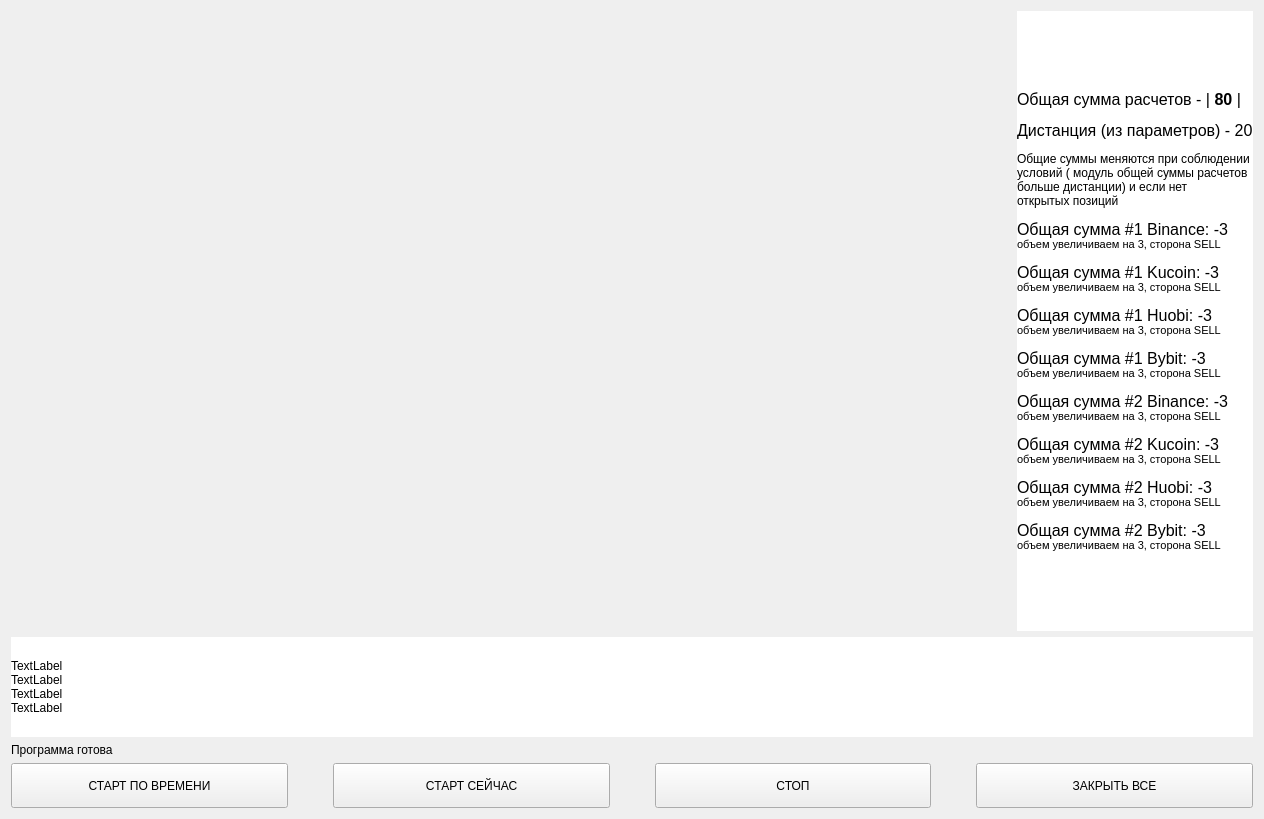
                     <widget class="QWidget" name="home">
                      <property name="styleSheet">
                       <string notr="true"/>
                      </property>
                      <layout class="QGridLayout" name="gridLayout">
                       <item row="3" column="0" colspan="2">
                        <layout class="QHBoxLayout" name="horizontalLayout_12">
                         <property name="spacing">
                          <number>45</number>
                         </property>
                         <property name="rightMargin">
                          <number>0</number>
                         </property>
                         <item>
                          <widget class="QPushButton" name="btn_start">
                           <property name="sizePolicy">
                            <sizepolicy hsizetype="Minimum" vsizetype="Fixed">
                             <horstretch>0</horstretch>
                             <verstretch>0</verstretch>
                            </sizepolicy>
                           </property>
                           <property name="minimumSize">
                            <size>
                             <width>0</width>
                             <height>45</height>
                            </size>
                           </property>
                           <property name="text">
                            <string>СТАРТ ПО ВРЕМЕНИ</string>
                           </property>
                          </widget>
                         </item>
                         <item>
                          <widget class="QPushButton" name="btn_start_now">
                           <property name="minimumSize">
                            <size>
                             <width>0</width>
                             <height>45</height>
                            </size>
                           </property>
                           <property name="text">
                            <string>CТАРТ СЕЙЧАС</string>
                           </property>
                          </widget>
                         </item>
                         <item>
                          <widget class="QPushButton" name="btn_stop">
                           <property name="minimumSize">
                            <size>
                             <width>0</width>
                             <height>45</height>
                            </size>
                           </property>
                           <property name="text">
                            <string>СТОП</string>
                           </property>
                          </widget>
                         </item>
                         <item>
                          <widget class="QPushButton" name="btn_close_all">
                           <property name="minimumSize">
                            <size>
                             <width>0</width>
                             <height>45</height>
                            </size>
                           </property>
                           <property name="text">
                            <string>ЗАКРЫТЬ ВСЕ</string>
                           </property>
                          </widget>
                         </item>
                        </layout>
                       </item>
                       <item row="0" column="0">
                        <widget class="QWidget" name="chart_build" native="true">
                         <property name="minimumSize">
                          <size>
                           <width>1000</width>
                           <height>620</height>
                          </size>
                         </property>
                        </widget>
                       </item>
                       <item row="1" column="0" colspan="2">
                        <widget class="QLabel" name="output_positions">
                         <property name="minimumSize">
                          <size>
                           <width>0</width>
                           <height>100</height>
                          </size>
                         </property>
                         <property name="styleSheet">
                          <string notr="true">background-color: rgb(255, 255, 255);
color: rgb(0, 0, 0);</string>
                         </property>
                         <property name="text">
                          <string>&lt;html&gt;&lt;head/&gt;&lt;body&gt;&lt;p&gt;TextLabel&lt;br&gt;TextLabel&lt;br&gt;TextLabel&lt;br&gt;TextLabel&lt;/p&gt;&lt;/body&gt;&lt;/html&gt;</string>
                         </property>
                         <property name="margin">
                          <number>10</number>
                         </property>
                        </widget>
                       </item>
                       <item row="2" column="0">
                        <widget class="QLabel" name="command_status">
                         <property name="text">
                          <string>Программа готова</string>
                         </property>
                        </widget>
                       </item>
                       <item row="0" column="1">
                        <widget class="QLabel" name="info_label">
                         <property name="styleSheet">
                          <string notr="true">background-color: rgb(255, 255, 255);
color: rgb(0, 0, 0);</string>
                         </property>
                         <property name="text">
                          <string>&lt;html&gt;&lt;head/&gt;&lt;body&gt;&lt;p&gt;&lt;span style=&quot; font-size:12pt;&quot;&gt;Общая сумма расчетов - | &lt;/span&gt;&lt;span style=&quot; font-size:12pt; font-weight:600;&quot;&gt;80&lt;/span&gt;&lt;span style=&quot; font-size:12pt;&quot;&gt; |&lt;/span&gt;&lt;/p&gt;&lt;p&gt;&lt;span style=&quot; font-size:12pt;&quot;&gt;Дистанция (из параметров) - 20&lt;/span&gt;&lt;/p&gt;&lt;p&gt;Общие суммы меняются при соблюдении &lt;br/&gt;условий ( модуль общей суммы расчетов&lt;br/&gt;больше дистанции) и если нет&lt;br/&gt;открытых позиций&lt;/p&gt;&lt;p&gt;&lt;span style=&quot; font-size:12pt;&quot;&gt;Общая сумма #1 Binance: -3&lt;/span&gt;&lt;br/&gt;&lt;span style=&quot; font-size:8pt;&quot;&gt;объем увеличиваем на 3, сторона SELL&lt;/span&gt;&lt;/p&gt;&lt;p&gt;&lt;span style=&quot; font-size:12pt;&quot;&gt;Общая сумма #1 Kucoin: -3&lt;/span&gt;&lt;br/&gt;&lt;span style=&quot; font-size:8pt;&quot;&gt;объем увеличиваем на 3, сторона SELL&lt;/span&gt;&lt;/p&gt;&lt;p&gt;&lt;span style=&quot; font-size:12pt;&quot;&gt;Общая сумма #1 Huobi: -3&lt;/span&gt;&lt;br/&gt;&lt;span style=&quot; font-size:8pt;&quot;&gt;объем увеличиваем на 3, сторона SELL&lt;/span&gt;&lt;/p&gt;&lt;p&gt;&lt;span style=&quot; font-size:12pt;&quot;&gt;Общая сумма #1 Bybit: -3&lt;/span&gt;&lt;br/&gt;&lt;span style=&quot; font-size:8pt;&quot;&gt;объем увеличиваем на 3, сторона SELL&lt;/span&gt;&lt;/p&gt;&lt;p&gt;&lt;span style=&quot; font-size:12pt;&quot;&gt;Общая сумма #2 Binance: -3&lt;/span&gt;&lt;br/&gt;&lt;span style=&quot; font-size:8pt;&quot;&gt;объем увеличиваем на 3, сторона SELL&lt;/span&gt;&lt;/p&gt;&lt;p&gt;&lt;span style=&quot; font-size:12pt;&quot;&gt;Общая сумма #2 Kucoin: -3&lt;/span&gt;&lt;br/&gt;&lt;span style=&quot; font-size:8pt;&quot;&gt;объем увеличиваем на 3, сторона SELL&lt;/span&gt;&lt;/p&gt;&lt;p&gt;&lt;span style=&quot; font-size:12pt;&quot;&gt;Общая сумма #2 Huobi: -3&lt;/span&gt;&lt;br/&gt;&lt;span style=&quot; font-size:8pt;&quot;&gt;объем увеличиваем на 3, сторона SELL&lt;/span&gt;&lt;/p&gt;&lt;p&gt;&lt;span style=&quot; font-size:12pt;&quot;&gt;Общая сумма #2 Bybit: -3&lt;/span&gt;&lt;br/&gt;&lt;span style=&quot; font-size:8pt;&quot;&gt;объем увеличиваем на 3, сторона SELL&lt;/span&gt;&lt;/p&gt;&lt;/body&gt;&lt;/html&gt;</string>
                         </property>
                         <property name="scaledContents">
                          <bool>false</bool>
                         </property>
                         <property name="margin">
                          <number>10</number>
                         </property>
                        </widget>
                       </item>
                      </layout>
                     </widget>
